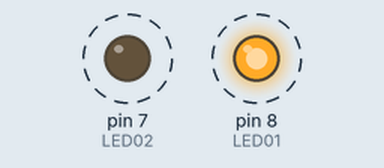
A sketch run on a simulated Arduino Uno, built with avr-gcc and run on an emulated ATmega328P. Shown: output pins drawn as LEDs (lit = HIGH). Dashed ring = blinking.

Above: at 0.12 s.
Timing chart, 0 to 3.0 s (numbered marks = the images above):
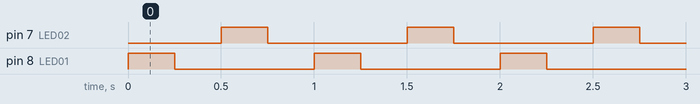

The sketch:

aula_1_arduino1.ino
```cpp
//PROJETO 1: PISCA LED
// LISTA DE APELIDOS
#define LED01	8
#define LED02	7

void setup()
{
  //congigura pinos 8 e 7 como saída
  pinMode (8, OUTPUT);
  pinMode (7, OUTPUT);
}

void loop()
{
  //liga (HIGH) pino 8
  digitalWrite (LED01 , HIGH);

  //Aguarda 1 SEGUNDO (1000ms)
  delay (250);

  //Desliga (LOW) o pino 8
   digitalWrite (LED01 , LOW);

  //Aguarda 1 segundo (1000ms)
  delay (250);

  //liga (HIGH) pino 7
  digitalWrite (LED02 , HIGH);

  //Aguarda 1 SEGUNDO (1000ms)
  delay (250);

  //Desliga (LOW) o pino 7
   digitalWrite (LED02 , LOW);

  //Aguarda 1 segundo (1000ms)
  delay (250);
}
```

Measured:
- by itself, pin 7 (LED02), pin 8 (LED01): alternates HIGH for 0.25 s and LOW for 0.75 s
- by itself, everything shown: repeats every 1.0 s, in 4 steps
